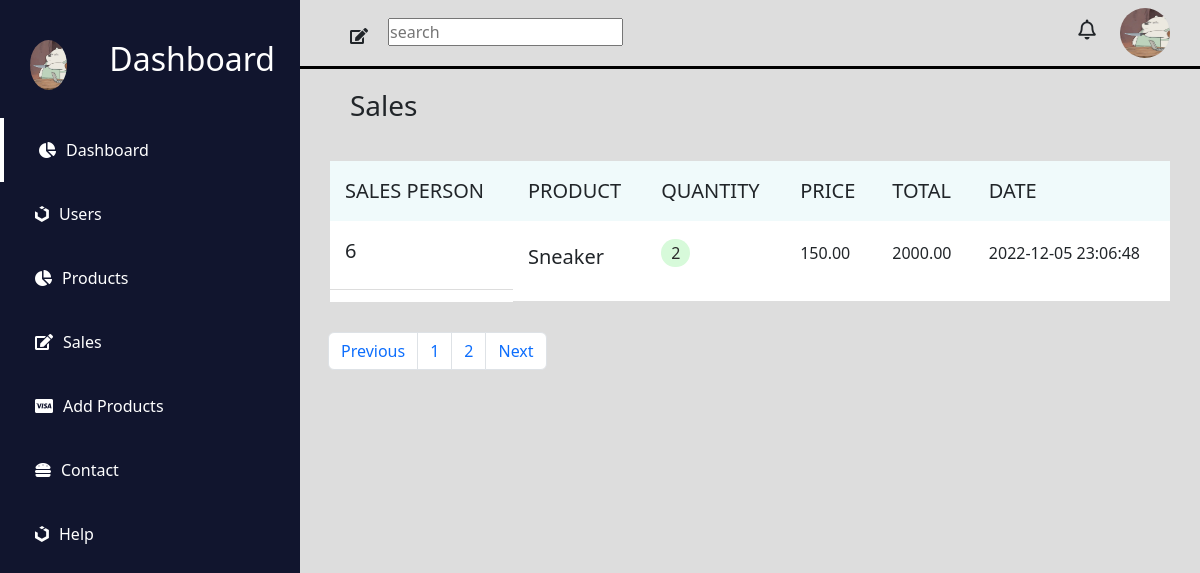
Page /project/sales.php?page_no=2 on the committed database.
### tables this page shows
CREATE TABLE `sales` (
  `id` int(11) NOT NULL,
  `user_id` decimal(6,2) NOT NULL,
  `employee_name` varchar(100) NOT NULL,
  `quantify` int(11) NOT NULL,
  `price` decimal(6,2) NOT NULL,
  `total` decimal(6,2) NOT NULL,
  `date` datetime NOT NULL DEFAULT current_timestamp(),
  `product_name` varchar(50) NOT NULL
);

### project/get_sales.php (called while the page is built, shortened)
<?php
include('connection.php');
if (isset($_GET['page_no']) && $_GET['page_no'] != "") {
    $page_no = $_GET['page_no'];
} else {
    $page_no = 1;
}
$stmt = $conn->prepare("SELECT count(*) as total_sales from sales");
$stmt->execute();
$stmt->bind_result($total_sales);
$total_sales_per_page = 2;
$offset = ($page_no - 1) * $total_sales_per_page;
$total_no_of_pages = ceil($total_sales / $total_sales_per_page);
$stmt2 =  $conn->prepare("SELECT * from sales limit $offset,$total_sales_per_page");
$stmt2->execute();
$sales = $stmt2->get_result();

### project/sales.php (the view, shortened to what this page needs)
<!DOCTYPE html>
<html lang="en">
<head>
    <link rel="stylesheet" href="https://use.fontawesome.com/releases/v5.15.4/css/all.css" />
    <link href="https://cdn.jsdelivr.net/npm/bootstrap@5.2.2/dist/css/bootstrap.min.css" rel="stylesheet">
    <link rel="stylesheet" href="assets/css/style.css">
</head>
<body>
    <div class="header">
        <section id="menu">
            <div class="logo">
                <img src="assets/imgs/Picture1.png" alt="">
                <h2>Dashboard</h2>
            </div>
            <div class="items">
                <li><i class="fas fa-chart-pie"></i><a href="index.php">Dashboard</a></li>
                <li><i class="fab fa-uikit"></i><a href="index.php">Users</a></li>
                <li><i class="fas fa-chart-pie"></i><a href="products.php">Products</a></li>
                <li><i class="fas fa-edit"></i><a href="sales.php">Sales</a></li>
                <li><i class="fab fa-cc-visa"></i><a href="add_product.php">Add Products</a></li>
                <li><i class="fas fa-hamburger"></i><a href="contact.html">Contact</a></li>
                <li><i class="fab fa-uikit"></i><a href="help.html">Help</a></li>
            </div>
        </section>
        <section id="interface">
            <div class="navigation">
                <div class="n1">
                    <div class="search">
                        <i class="fas fa-edit"></i>
                        <form action="">
                            <input type="text" placeholder="search" />
                        </form>
                    </div>
                </div>
                <div class="profile">
                    <i class="far fa-bell"></i>
                    <img src="assets/imgs/Picture1.png" alt="">
                </div>
            </div>
            <h3 class="i-name">Sales</h3>
            <?php
            include('get_sales.php');
            ?>
            <div class="board">
                <table width="100%">
                    <thead>
                        <tr>
                            <td>Sales person</td>
                            <td>Product</td>
                            <td>Quantity</td>
                            <td>Price</td>
                            <td>Total</td>
                            <td>Date</td>
                        </tr>
                    </thead>
                    <tbody>
                        <?php foreach ($sales as $sale) { ?>
                            <tr class="list_people">
                                <td class="people">
                                    <div class="people-description">
                                        <h5><?php echo $sale['employee_name']; ?></h5>
                                    </div>
                                </td>
                                <td class="people-des">
                                    <h5><?php echo $sale['product_name']; ?></h5>
                                </td>
                                <td class="active">
                                    <p><?php echo $sale['quantify']; ?></p>
                                </td>
                                <td class="role">
                                    <p><?php echo $sale['price']; ?></p>
                                </td>
                                <td class="role">
                                    <p><?php echo $sale['total']; ?></p>
                                </td>
                                <td class="role">
                                    <p><?php echo $sale['date']; ?></p>
                                </td>
                            </tr>
                        <?php } ?>
                    </tbody>
                </table>
            </div>
            <nav class="container mx-3" aria-label="Page navigation example">
                <ul class="pagination">
                    <li class="page-item <?php if ($page_no <= 1) {
                                                echo 'disable';
                                            } ?>">
                        <a class="page-link" href="<?php if ($page_no <= 1) {
                                                        echo '#';
                                                    } else {
                                                        echo '?page_no=' . ($page_no - 1);
                                                    } ?>">Previous</a>
                    </li>
                    <li class="page-item">
                        <a href="?page_no=1" class="page-link">1</a>
                    </li>
                    <li class="page-item">
                        <a href="?page_no=2" class="page-link">2</a>
                    </li>
                    <li class="page-item <?php if ($page_no >= $total_no_of_pages) {
                                                echo 'disable';
                                            } ?>">
                        <a class="page-link" href="<?php if ($page_no >= $total_no_of_pages) {
                                                        echo '#';
                                                    } else {
                                                        echo '?page_no=' . ($page_no + 1);
                                                    } ?>">Next</a>
                    </li>
                </ul>
            </nav>
        </section>
    </div>
</body>
</html>

### project/assets/css/style.css (style rules this page uses)
* { margin: 0; padding: 0; box-sizing: border-box; }
body { background-color: #ddd; }
#menu { position: fixed; top: 0; left: 0; bottom: 0; z-index: 100000; width: 300px; background-color: rgb(17, 21, 46); color: #ffff; }
#menu h2 { padding-left: 12px; margin-bottom: 40px; padding-right: 25px; }
.items li { list-style: none; padding-left: 35px; padding-bottom: 20px; padding-top: 20px; }
.items li a { padding-left: 10px; text-decoration: none; color: white; }
.items li:nth-child(1) { border-left: 4px solid #fff; }
.logo img { width: 50px; height: 50px; border-radius: 50%; margin-right: 30px; }
.logo { display: flex; padding-left: 30px; padding-top: 40px; }
.header { display: flex; width: 100%; }
.navigation { width: 100%; display: flex; justify-content: space-between; border-bottom: 3px solid black; padding: 8px; padding-left: 50px; padding-right: 30px; }
.profile img { width: 50px; height: 50px; border-radius: 50%; margin-left: 20px; }
.profile i { font-size: 20px; }
#interface { width: 100%; margin-left: 300px; display: block; }
.search { display: flex; padding-top: 10px; }
.search i { padding-right: 20px; padding-top: 10px; }
#interface .i-name { padding-top:20px; padding-left: 50px; }
.board { display:flex; padding: 30px; width: 100%; }
.people { display: flex; }
thead td { font-size: 20px; background: #f0fafb; text-transform: uppercase; font-weight: 400; padding: 15px; text-align: start; }
thead { width: 100%; background: #f0fafb; }
tbody tr td { padding: 18px 15px; border-bottom: 1px solid #ddd; }
.active p { background: #d7fada; padding: 2px 10px; display: inline-block; border-radius: 40px; color: #2b2b2b; }
table { background: #fff; }

### rows in the picture
sales: employee_name "6", product_name "Sneaker", quantify "2", price "150.00", total "2000.00", date "2022-12-05 23:06:48"
